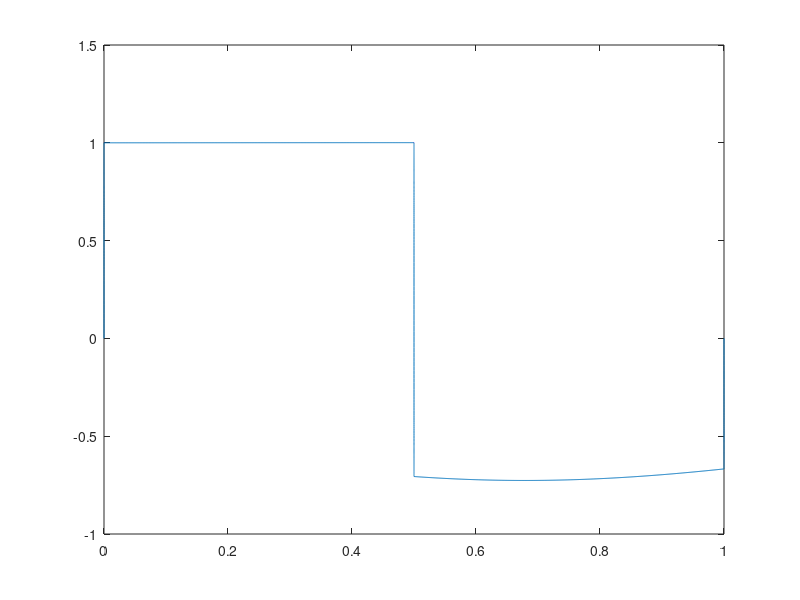

Source code (MATLAB):
clc
clear all
format short

for ep_counter=1:10
    e=10^(-(ep_counter+2));
 for N_counter=1:4
     N=4^(N_counter+1);
     
      sig1=sqrt(e)*log(N);
     sig2=sqrt(e)*log(N);
     %sig1=min(1/8,sqrt(e)*log(N));
     %sig2=min(1/8,sqrt(e)*log(N));
  for i=1:(N/8)
    h(i)=(8*sig1)/N;
end
for i=(N/8)+1:3*N/8
    h(i)=4*(0.5-2*sig1)/N;
 end
for i=(3*N/8)+1:N/2
    h(i)=(8*sig2)/N;
end

for i=N/2+1:5*(N/8)
    h(i)=(8*sig2)/N;
end
for i=(5*N/8)+1:7*N/8
    h(i)=4*(0.5-2*sig2)/N;
 end
for i=(7*N/8)+1:N
    h(i)=(8*sig2)/N;
end

 for i=1:N
    x(1)=0;
    x(i+1)=x(i)+h(i);
 end
 for l=1:2 
     if (l==2)
         N=2*N;
         sig1=sqrt(e)*log(N/2);
          sig2=sqrt(e)*log(N/2);
 
 for i=1:(N/8)
    h(i)=(8*sig1)/N;
end
for i=(N/8)+1:3*N/8
    h(i)=4*(0.5-2*sig1)/N;
 end
for i=(3*N/8)+1:N/2
    h(i)=(8*sig2)/N;
end

for i=N/2+1:5*(N/8)
    h(i)=(8*sig2)/N;
end
for i=(5*N/8)+1:7*N/8
    h(i)=4*(0.5-2*sig2)/N;
 end
for i=(7*N/8)+1:N
    h(i)=(8*sig2)/N;
end

 for i=1:N
    x(1)=0;
    x(i+1)=x(i)+h(i);
end
     end
A=zeros(N-1);
U=zeros(N+1,1);
D=zeros(N-1,1);

% for i=1:(N/8)
%     h(i)=(8*sig1)/N;
% end
% for i=(N/8)+1:3*N/8
%     h(i)=4*(0.5-2*sig1)/N;
%  end
% for i=(3*N/8)+1:N/2
%     h(i)=(8*sig2)/N;
% end
% 
% for i=N/2+1:5*(N/8)
%     h(i)=(8*sig2)/N;
% end
% for i=(5*N/8)+1:7*N/8
%     h(i)=4*(0.5-2*sig2)/N;
%  end
% for i=(7*N/8)+1:N
%     h(i)=(8*sig2)/N;
% end
% 
%  for i=1:N
%     x(1)=0;
%     x(i+1)=x(i)+h(i);
% end
%x;  
 
  U(1)=0;
  U(N+1)=0;
for i=1:N/2
     f(i)=(1+x(i)^2);
end 
 for i=N/2+1:N
     f(i)=-(1+x(i));
end 
for i=1:N/2
     b(i)=(1+x(i)^2);
end 
 for i=N/2+1:N
     b(i)=(2+x(i)^3);
end

 for i=2:N/2-1
     A(i,i-1)=-2*e/((h(i)+h(i+1))*h(i));
     A(i,i)=2*e/(h(i)*h(i+1))+(1+x(i)^2);
     A(i,i+1)=-2*e/((h(i)+h(i+1))*h(i+1));
 end
 
 for i=N/2+1:N-2
     A(i,i-1)=-2*e/((h(i)+h(i+1))*h(i));
     A(i,i)=2*e/(h(i)*h(i+1))+2+x(i)^3;
     A(i,i+1)=-2*e/((h(i)+h(i+1))*h(i+1));
 end
 
 i=1;
       A(i,i)=2*e/(h(i)*h(i+1))+(1+x(i)^2);
     A(i,i+1)=-2*e/((h(i)+h(i+1))*h(i+1));
 
  i=N/2;
     A(i,i-1)=1/h(i);
     A(i,i)=-(1/h(i)+1/h(i+1));
     A(i,i+1)=1/h(i+1);   
     
     
 i=N-1;   
     A(i,i-1)=-2*e/((h(i)+h(i+1))*h(i));
     A(i,i)=2*e/(h(i)*h(i+1))+2+x(i)^3;

 for i=1:N-1
     D(i)=f(i+1);
 end
%  if(i~=1 && i~=N-1)
%         if(i~=N/2)
%              D(i)=f(i+1);
%  %B(k,1)=-9;
%         end
%    if(i==N/2)
%            D(i)=0;
%     end
%   end
%   if(i==1)
%          D(i)=f(i+1);
%  end
%   if(i==N-1)
%         D(i)=f(i+1);
%   end
 U(2:N,1)=A\D;
if (l==1)
 U_pre=U;
else
    err=abs(U(1:2:N+1)-U_pre);
    max_err=max(err);
end

 end
  error(ep_counter,N_counter)=max_err;
 end

 end

for j=1:ep_counter
    for i=1:N_counter-1
         cnv(j,i)=log2(error(j,i)/error(j,i+1));
    end
end
plot(x,U)
error
cnv
